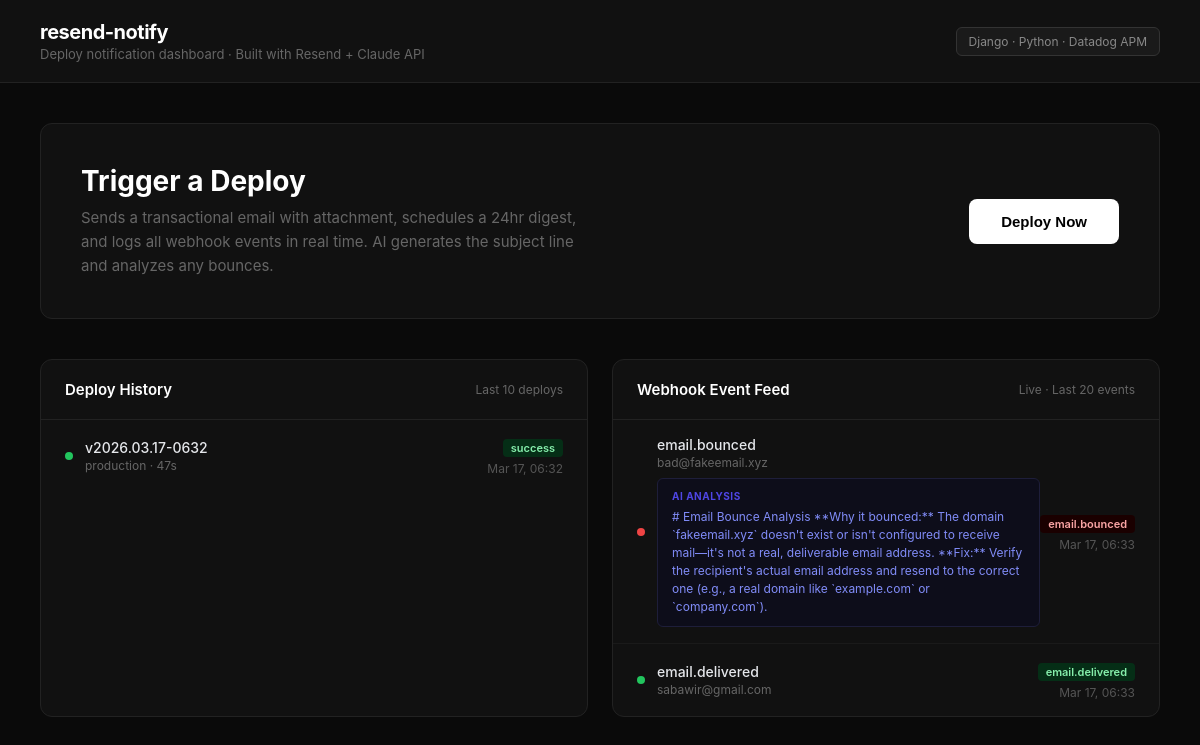
The page / on the database its author committed.
### notifier/models.py (models this page shows, shortened)
class DeployEvent(models.Model):
    version = models.CharField(max_length=50)
    environment = models.CharField(max_length=50)
    status = models.CharField(max_length=20)
    duration = models.IntegerField()
    triggered_at = models.DateTimeField(auto_now_add=True)

class WebhookEvent(models.Model):
    event_type = models.CharField(max_length=50)
    email_id = models.CharField(max_length=100)
    recipient = models.CharField(max_length=100)
    ai_analysis = models.TextField(blank=True, null=True)
    received_at = models.DateTimeField(auto_now_add=True)

### notifier/views.py (the view)
# urls.py: path('', views.dashboard, name='dashboard'),
def dashboard(request):
    deploys = DeployEvent.objects.order_by('-triggered_at')[:10]
    events = WebhookEvent.objects.order_by('-received_at')[:20]
    return render(request, 'notifier/dashboard.html', {
        'deploys': deploys,
        'events': events,
    })

### templates/notifier/dashboard.html (shortened to what this page needs)
<!DOCTYPE html>
<html lang="en">
<head>
</head>
<body>
<div class="header">
    <div>
        <h1>resend-notify</h1>
        <p>Deploy notification dashboard · Built with Resend + Claude API</p>
    </div>
    <div class="badge">Django · Python · Datadog APM</div>
</div>
<div class="container">
    <div class="hero">
        <div class="hero-text">
            <h2>Trigger a Deploy</h2>
            <p>Sends a transactional email with attachment, schedules a 24hr digest, and logs all webhook events in real time. AI generates the subject line and analyzes any bounces.</p>
        </div>
        <button class="deploy-btn" id="deployBtn" onclick="triggerDeploy()">
            Deploy Now
        </button>
    </div>
    <div class="grid">
        <div class="card">
            <div class="card-header">
                <h3>Deploy History</h3>
                <span>Last 10 deploys</span>
            </div>
            <div class="card-body">
                {% if deploys %}
                    {% for deploy in deploys %}
                    <div class="event-row">
                        <div class="event-left">
                            <div class="dot success"></div>
                            <div>
                                <div class="event-name">{{ deploy.version }}</div>
                                <div class="event-sub">{{ deploy.environment }} · {{ deploy.duration }}s</div>
                            </div>
                        </div>
                        <div style="text-align: right;">
                            <span class="tag success">{{ deploy.status }}</span>
                            <div class="event-time" style="margin-top: 4px;">{{ deploy.triggered_at|date:"M d, H:i" }}</div>
                        </div>
                    </div>
                    {% endfor %}
                {% else %}
                    <div class="empty">No deploys yet. Hit Deploy Now to get started.</div>
                {% endif %}
            </div>
        </div>
        <div class="card">
            <div class="card-header">
                <h3>Webhook Event Feed</h3>
                <span>Live · Last 20 events</span>
            </div>
            <div class="card-body">
                {% if events %}
                    {% for event in events %}
                    <div class="event-row">
                        <div class="event-left">
                            <div class="dot {% if 'bounced' in event.event_type %}error{% elif 'delivered' in event.event_type %}success{% else %}info{% endif %}"></div>
                            <div>
                                <div class="event-name">{{ event.event_type }}</div>
                                <div class="event-sub">{{ event.recipient }}</div>
                                {% if event.ai_analysis %}
                                <div class="ai-note">
                                    <div class="ai-label">AI ANALYSIS</div>
                                    {{ event.ai_analysis }}
                                </div>
                                {% endif %}
                            </div>
                        </div>
                        <div style="text-align: right;">
                            <span class="tag {{ event.event_type|cut:'email.' }}">{{ event.event_type }}</span>
                            <div class="event-time" style="margin-top: 4px;">{{ event.received_at|date:"M d, H:i" }}</div>
                        </div>
                    </div>
                    {% endfor %}
                {% else %}
                    <div class="empty">No webhook events yet. Deploy to start receiving events.</div>
                {% endif %}
            </div>
        </div>
    </div>
</div>
</body>
</html>

### templates/notifier/dashboard.html (style rules this page uses)
* { margin: 0; padding: 0; box-sizing: border-box; }
body { background: #0a0a0a; color: #e5e7eb; font-family: -apple-system, BlinkMacSystemFont, 'Segoe UI', sans-serif; }
.header { background: #111; border-bottom: 1px solid #222; padding: 20px 40px; display: flex; align-items: center; justify-content: space-between; }
.header h1 { font-size: 20px; font-weight: 700; color: #fff; letter-spacing: -0.5px; }
.header p { font-size: 13px; color: #666; margin-top: 2px; }
.badge { background: #1a1a1a; border: 1px solid #333; border-radius: 6px; padding: 6px 12px; font-size: 12px; color: #888; }
.container { max-width: 1200px; margin: 0 auto; padding: 40px; }
.deploy-btn { background: #fff; color: #000; border: none; padding: 14px 32px; font-size: 15px; font-weight: 600; border-radius: 8px; cursor: pointer; transition: all 0.2s; }
.hero { background: #111; border: 1px solid #222; border-radius: 12px; padding: 40px; margin-bottom: 40px; display: flex; align-items: center; justify-content: space-between; }
.hero-text h2 { font-size: 28px; font-weight: 700; color: #fff; margin-bottom: 8px; }
.hero-text p { color: #666; font-size: 15px; max-width: 500px; line-height: 1.6; }
.grid { display: grid; grid-template-columns: 1fr 1fr; gap: 24px; }
.card { background: #111; border: 1px solid #222; border-radius: 12px; overflow: hidden; }
.card-header { padding: 20px 24px; border-bottom: 1px solid #222; display: flex; align-items: center; justify-content: space-between; }
.card-header h3 { font-size: 15px; font-weight: 600; color: #fff; }
.card-header span { font-size: 12px; color: #666; }
.event-row { padding: 16px 24px; border-bottom: 1px solid #1a1a1a; display: flex; align-items: center; justify-content: space-between; transition: background 0.1s; }
.event-row:last-child { border-bottom: none; }
.event-left { display: flex; align-items: center; gap: 12px; }
.dot { width: 8px; height: 8px; border-radius: 50%; flex-shrink: 0; }
.dot.success { background: #22c55e; }
.dot.error { background: #ef4444; }
.event-name { font-size: 14px; font-weight: 500; color: #e5e7eb; }
.event-sub { font-size: 12px; color: #666; margin-top: 2px; }
.event-time { font-size: 12px; color: #555; }
.tag { display: inline-block; padding: 2px 8px; border-radius: 4px; font-size: 11px; font-weight: 600; }
.tag.success { background: #052e16; color: #86efac; }
.tag.bounced { background: #1a0000; color: #fca5a5; }
.tag.delivered { background: #052e16; color: #86efac; }
.ai-note { background: #0d0d1a; border: 1px solid #1e1e3a; border-radius: 6px; padding: 10px 14px; margin-top: 8px; font-size: 12px; color: #818cf8; line-height: 1.5; }
.ai-label { font-size: 10px; font-weight: 700; color: #4f46e5; letter-spacing: 0.5px; margin-bottom: 4px; }

### rows shown on the page
DeployEvent: version "v2026.03.17-0632", environment "production", duration "47", status "success", triggered_at "Mar 17, 06:32"
WebhookEvent: event_type "email.bounced", recipient "bad@fakeemail.xyz", ai_analysis "# Email Bounce Analysis **Why it bounced:** The domain `fakeemail.xyz` doesn't exist or isn't configured to receive mail—it's not a real, deliverable email address. **Fix:** Verify the recipient's actual email address and resend to the correct one (e.g., a real domain like `example.com` or `company.com`).", received_at "Mar 17, 06:33"
WebhookEvent: event_type "email.delivered", recipient "sabawir@gmail.com", received_at "Mar 17, 06:33"
